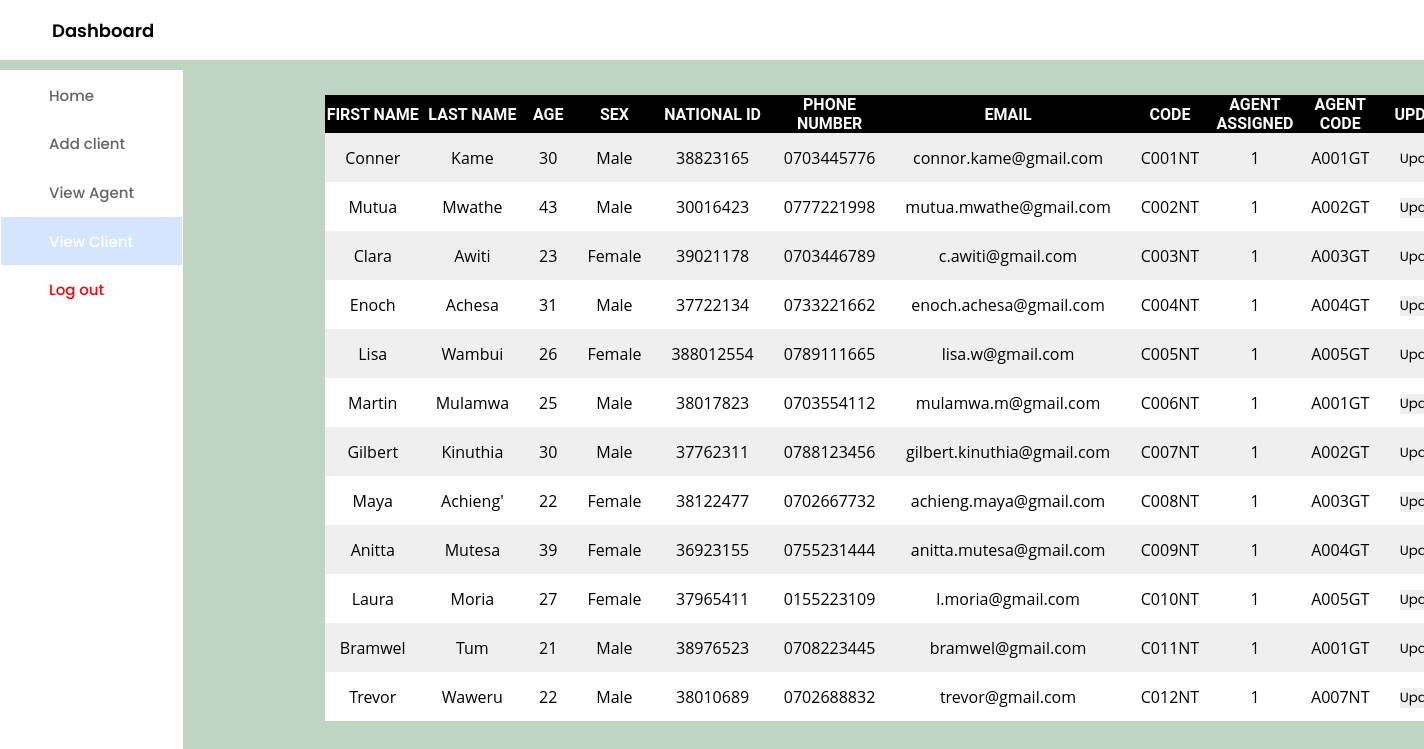
/Admin-Interface/view_client_test.php, run on the app's committed database.
### tables this page shows
CREATE TABLE `clients` (
  `client_id` int(10) NOT NULL,
  `client_fname` varchar(255) NOT NULL,
  `client_lname` varchar(255) NOT NULL,
  `age` int(3) NOT NULL,
  `sex` varchar(255) NOT NULL,
  `national_id` int(10) NOT NULL,
  `phone_number` varchar(15) NOT NULL,
  `client_email` varchar(255) NOT NULL,
  `password` varchar(255) NOT NULL,
  `registered_at` datetime NOT NULL DEFAULT current_timestamp(),
  `code_assigned` tinyint(1) NOT NULL DEFAULT 0,
  `client_code` varchar(6) DEFAULT NULL,
  `agent_assigned` tinyint(1) NOT NULL DEFAULT 0,
  `agent_code` varchar(6) NOT NULL
);

### Admin-Interface/clientdb.php (called while the page is built, shortened)
<?php
require_once("../Processes/DBCONNECT.php");
$sqli="SELECT * FROM clients";
$result = mysqli_query($conn , $sqli);
$test=mysqli_fetch_all($result, MYSQLI_ASSOC);
?>

### Admin-Interface/view_client_test.php (the view, shortened to what this page needs)
<!DOCTYPE html>
<html lang="en">
<head>
  <link rel="stylesheet" href="view_client_test.css" />
  <link rel="stylesheet" href="https://cdnjs.cloudflare.com/ajax/libs/font-awesome/6.2.0/css/all.min.css" />
</head>
<body>
  <header class="header">
    <div class="title">
      <span>Dashboard</span>
    </div>
      <h4><?php  include("../Processes/admin-login-process.php"); ?><?php  echo $_SESSION['admin_email']; ?></h4>
  </header>
  <div class="container">
    <nav>
      <div class="side_navbar">
        <a href="Admin_test.php">Home</a>
        <a href="add_client_test.php">Add client</a>
        <a href="view_agent_test.php">View Agent</a>
        <a class="active" href="#">View Client</a>
        <a class="log-out-button" href="admin-login.php">Log out</a>
      </div>
    </nav>
    <div class="main-body">
      <table>
              <th>First Name</th>
              <th>Last Name</th>
              <th>Age</th>
              <th>Sex</th>
              <th>National ID</th>
              <th>Phone Number</th>
              <th>Email</th>
              <th>Code</th>
              <th>Agent Assigned</th>
              <th>Agent Code</th>
              <th>Update</th>
          <tbody>
                  <?php
                      require_once("clientdb.php");
                      foreach ($test as $key => $value){
                  ?>
                  <tr>
                      <td><?php echo $value["client_fname"] ?></td>
                      <td><?php echo $value["client_lname"] ?></td>
                      <td><?php echo $value["age"] ?></td>
                      <td><?php echo $value["sex"] ?></td>
                      <td><?php echo $value["national_id"] ?></td>
                      <td><?php echo $value["phone_number"] ?></td>
                      <td><?php echo $value["client_email"] ?></td>
                      <td><?php echo $value["client_code"] ?></td>
                      <td><?php echo $value["agent_assigned"] ?></td>
                      <td><?php echo $value["agent_code"] ?></td>
                      <td><?php
                      echo "<div class='wrapper'>
                          <form action='editclient.php' method='POST'>
                          <input type='hidden' name='client_id' value=".$value['client_id']." />
                          <button type='Submit' class='button'>Update </button>
                          </form>
                          </div>"
                      ?></td>
                  </tr>
                  <?php }
                  ?>
              </tbody>
      </table>
    </div>
  </div>
</body>
</html>

### Admin-Interface/view_client_test.css (style rules this page uses)
* { margin: 0; padding: 0; border: none; outline: none; text-decoration: none; box-sizing: border-box; font-family: "Poppins", sans-serif; }
body { background: #c0d4c2; }
.header { display: flex; align-items: center; justify-content: space-between; height: 60px; padding: 20px; background: white; }
.title { display: flex; align-items: center; }
.title span { color: black; font-size: 18px; font-weight: 600; margin: 2rem 8rem 2rem 2rem; }
.container { margin-top: 10px; display: flex; justify-content: space-between; height: auto; }
nav { background: white; }
.side_navbar { padding: 1px; display: flex; flex-direction: column; height: 100vh; }
.side_navbar a { width: 100%; padding: 0.8rem 3rem; font-weight: 500; font-size: 15px; color: rgb(100, 100, 100); transition: all 0.35s; }
.side_navbar .log-out-button { color: red; }
.side_navbar .active { background-color: #d5e5ff; color: white; }
.main-body { width: 80%; justify-content: center; align-items: center; }
table { margin-left: 40px; width: 100%; margin-top: 25px; border-spacing: 0; border-radius: 12px 12px 0 0; border-collapse: separate; background: white; box-shadow: black; text-align: center; }
.th,td { padding: 12px 15px; }
th { background: black; color: #fafafa; text-transform: uppercase; font-family: 'Roboto', sans-serif; }
td { font-family: 'Open sans', sans-serif; }
tr:nth-child(odd) { background-color: #eeee; }

### data on the page
clients: client_fname "Conner", client_lname "Kame", age "30", sex "Male", national "38823165", phone_number "0703445776", client_email "connor.kame@gmail.com", client_code "C001NT", agent_assigned "1", agent_code "A001GT"
clients: client_fname "Mutua", client_lname "Mwathe", age "43", sex "Male", national "30016423", phone_number "0777221998", client_email "mutua.mwathe@gmail.com", client_code "C002NT", agent_assigned "1", agent_code "A002GT"
clients: client_fname "Clara", client_lname "Awiti", age "23", sex "Female", national "39021178", phone_number "0703446789", client_email "c.awiti@gmail.com", client_code "C003NT", agent_assigned "1", agent_code "A003GT"
clients: client_fname "Enoch", client_lname "Achesa", age "31", sex "Male", national "37722134", phone_number "0733221662", client_email "enoch.achesa@gmail.com", client_code "C004NT", agent_assigned "1", agent_code "A004GT"
clients: client_fname "Lisa", client_lname "Wambui", age "26", sex "Female", national "388012554", phone_number "0789111665", client_email "lisa.w@gmail.com", client_code "C005NT", agent_assigned "1", agent_code "A005GT"
clients: client_fname "Martin", client_lname "Mulamwa", age "25", sex "Male", national "38017823", phone_number "0703554112", client_email "mulamwa.m@gmail.com", client_code "C006NT", agent_assigned "1", agent_code "A001GT"
clients: client_fname "Gilbert", client_lname "Kinuthia", age "30", sex "Male", national "37762311", phone_number "0788123456", client_email "gilbert.kinuthia@gmail.com", client_code "C007NT", agent_assigned "1", agent_code "A002GT"
clients: client_fname "Maya", client_lname "Achieng'", age "22", sex "Female", national "38122477", phone_number "0702667732", client_email "achieng.maya@gmail.com", client_code "C008NT", agent_assigned "1", agent_code "A003GT"
clients: client_fname "Anitta", client_lname "Mutesa", age "39", sex "Female", national "36923155", phone_number "0755231444", client_email "anitta.mutesa@gmail.com", client_code "C009NT", agent_assigned "1", agent_code "A004GT"
clients: client_fname "Laura", client_lname "Moria", age "27", sex "Female", national "37965411", phone_number "0155223109", client_email "l.moria@gmail.com", client_code "C010NT", agent_assigned "1", agent_code "A005GT"
clients: client_fname "Bramwel", client_lname "Tum", age "21", sex "Male", national "38976523", phone_number "0708223445", client_email "bramwel@gmail.com", client_code "C011NT", agent_assigned "1", agent_code "A001GT"
clients: client_fname "Trevor", client_lname "Waweru", age "22", sex "Male", national "38010689", phone_number "0702688832", client_email "trevor@gmail.com", client_code "C012NT", agent_assigned "1", agent_code "A007NT"
